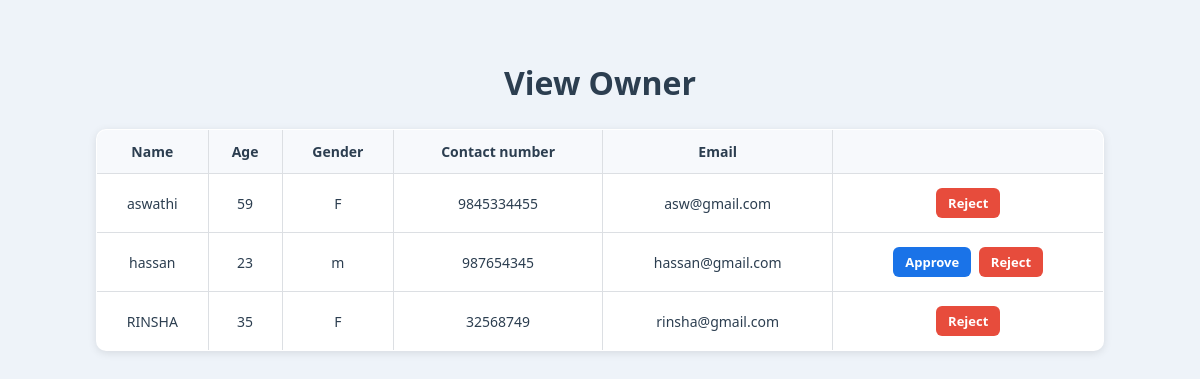
/ViewOwner, run on the app's committed database.
### BuzbeeApp/models.py (models this page shows)
class OwnerTable(models.Model):
    Name = models.CharField(max_length=30,blank=True,null=True)
    Age = models.IntegerField(blank=True,null=True)
    Contact_NO = models.BigIntegerField(blank=True,null=True)
    Address = models.CharField(max_length=30, blank=True, null=True)
    Gender = models.CharField(max_length=2,blank=True,null=True)
    Email = models.CharField(max_length=30,blank=True,null=True)
    LOGIN = models.ForeignKey(LoginTable, on_delete=models.CASCADE,blank=True,null=True)

### BuzbeeApp/views.py (the view)
# urls.py: path('ViewOwner',ViewOwner.as_view(),name="ViewOwner"),
class ViewOwner(View):
    def get(self,request):
        obj = OwnerTable.objects.all()
        return render(request,"administration/viewowner.html", {'val': obj})

### templates/administration/viewowner.html (shortened to what this page needs)
<!DOCTYPE html>
<html lang="en">
<head>
    <!DOCTYPE html>
<html lang="en">
<head>
</head>
<body>
    <h1>View Owner</h1>
    <table>
        <tr>
            <th>Name</th>
            <th>Age</th>
            <th>Gender</th>
            <th>Contact number</th>
            <th>Email</th>
            <th></th>
        </tr>
        {% for i in val %}
        <tr>
            <td>{{ i.Name }}</td>
            <td>{{ i.Age}}</td>
            <td> {{i.Gender}} </td>
            <td>{{i.Contact_NO }}  </td>
            <td>{{i.Email}}  </td>
        <td>
            {% if i.LOGIN.UserType == "pending" %}
                <a href="/ApproveOwner/{{i.id}}" class="btn btn-approve">Approve</a>
                <a href="/RejectOwner/{{i.id}}" class="btn btn-reject">Reject</a>
            {% elif i.LOGIN.UserType == "Owner"%}
                <a href="/RejectOwner/{{i.id}}" class="btn btn-reject">Reject</a>
            {% elif i.LOGIN.UserType == "rejected"%}
                <a href="/ApproveOwner/{{i.id}}" class="btn btn-approve">Approve</a>
            {% endif %}
        </td>
        </tr>
                {% endfor %}
    </table>
</body>
</html>

### templates/administration/viewowner.html (style rules this page uses)
body { font-family: "Segoe UI", Arial, sans-serif; background: #eef3f9; margin: 0; padding: 40px; color: #333; }
h1 { text-align: center; color: #2c3e50; margin-bottom: 25px; }
table { width: 90%; background: #fff; margin: auto; border-collapse: collapse; border-radius: 10px; overflow: hidden; box-shadow: 0 2px 8px rgba(0,0,0,0.1); border: 1px solid #dcdfe3; }
th, td { padding: 12px 10px; font-size: 14px; color: #2c3e50; border: 1px solid #dcdfe3; text-align: center; }
th { background: #f7f9fc; font-weight: 600; }
.btn { padding: 6px 12px; border-radius: 6px; font-size: 13px; font-weight: 600; text-decoration: none; transition: all 0.3s ease; display: inline-block; margin: 2px; }
.btn-approve { background: #1a73e8; color: #fff; }
.btn-reject { background: #e74c3c; color: #fff; }

### data on the page
OwnerTable: Name "aswathi", Age "59", Gender "F", Contact_NO "9845334455", Email "asw@gmail.com"
OwnerTable: Name "hassan", Age "23", Gender "m", Contact_NO "987654345", Email "hassan@gmail.com"
OwnerTable: Name "RINSHA", Age "35", Gender "F", Contact_NO "32568749", Email "rinsha@gmail.com"
